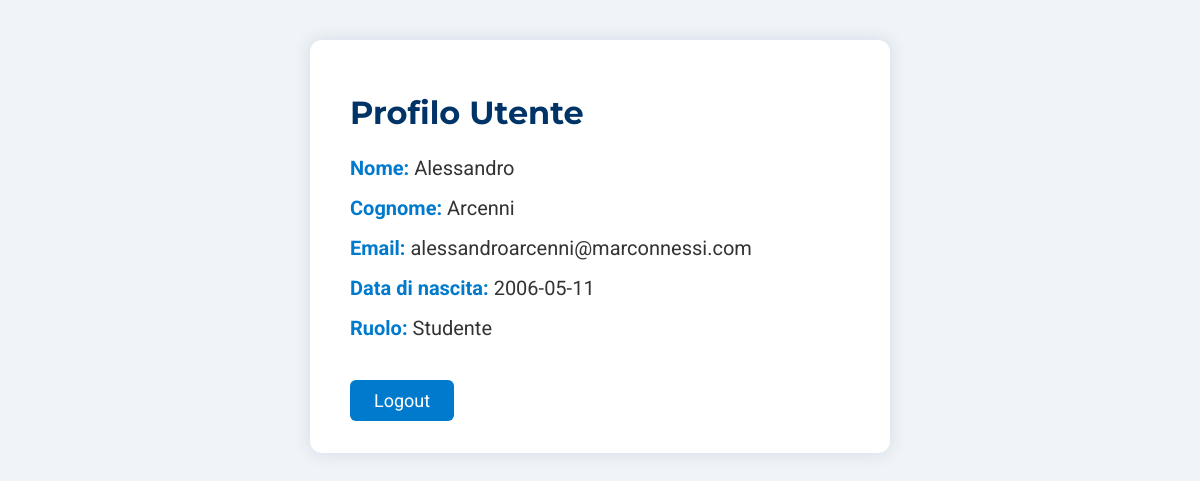
Screenshot of /marconnessi/pages/profilo.php (signed in) with the database file from the repository.
### tables this page shows
CREATE TABLE `persone` (
  `id_persona` int(11) NOT NULL,
  `mail` varchar(319) NOT NULL,
  `password` varchar(255) NOT NULL,
  `nome` varchar(30) NOT NULL,
  `cognome` varchar(30) NOT NULL,
  `data_nascita` date NOT NULL,
  `ruolo` int(11) NOT NULL,
  `created` timestamp NOT NULL DEFAULT current_timestamp() ON UPDATE current_timestamp()
);

### marconnessi/pages/profilo.php (the view, shortened to what this page needs)
<?php
$database = new Database();
$conn = $database->getConnection();
$id_persona = $_SESSION["id_persona"];
$sql = "SELECT nome, cognome, mail, data_nascita, ruolo FROM persone WHERE id_persona = ?";
$stmt = $conn->prepare($sql);
$stmt->bind_param("i", $id_persona);
$stmt->execute();
$stmt->bind_result($nome, $cognome, $mail, $data_nascita, $ruolo);
$ruoli = [1 => "Admin", 2 => "Docente", 3 => "Studente"];
$ruolo_testo = isset($ruoli[$ruolo]) ? $ruoli[$ruolo] : "Sconosciuto";
?>
<!DOCTYPE html>
<html lang="it">
<head>
</head>
<body>
<div class="container">
    <h1>Profilo Utente</h1>
    <div class="profile-info"><span class="profile-label">Nome:</span> <?php echo htmlspecialchars($nome); ?></div>
    <div class="profile-info"><span class="profile-label">Cognome:</span> <?php echo htmlspecialchars($cognome); ?></div>
    <div class="profile-info"><span class="profile-label">Email:</span> <?php echo htmlspecialchars($mail); ?></div>
    <div class="profile-info"><span class="profile-label">Data di nascita:</span> <?php echo htmlspecialchars($data_nascita); ?></div>
    <div class="profile-info"><span class="profile-label">Ruolo:</span> <?php echo htmlspecialchars($ruolo_testo); ?></div>
    <a href="../logout.php" class="logout-btn">Logout</a>
</div>
</body>
</html>

### marconnessi/pages/profilo.php (style rules this page uses)
body { margin: 0; font-family: 'Roboto', sans-serif; background-color: #f0f4f8; }
.container { max-width: 500px; margin: 40px auto; background: #fff; border-radius: 12px; box-shadow: 0 0 16px 2px rgba(0,51,102,0.10); padding: 32px 40px; }
h1 { font-family: 'Montserrat', sans-serif; color: #003366; font-size: 32px; margin-bottom: 24px; }
.profile-info { font-size: 20px; color: #333; margin-bottom: 16px; }
.profile-label { font-weight: bold; color: #007acc; }
.logout-btn { display: inline-block; margin-top: 24px; padding: 10px 24px; background: #007acc; color: #fff; border: none; border-radius: 6px; font-size: 18px; cursor: pointer; text-decoration: none; transition: background 0.2s; }

### rows the page displays
persone: nome "Alessandro", cognome "Arcenni", mail "alessandroarcenni@marconnessi.com", data_nascita "2006-05-11", ruolo "Studente"
